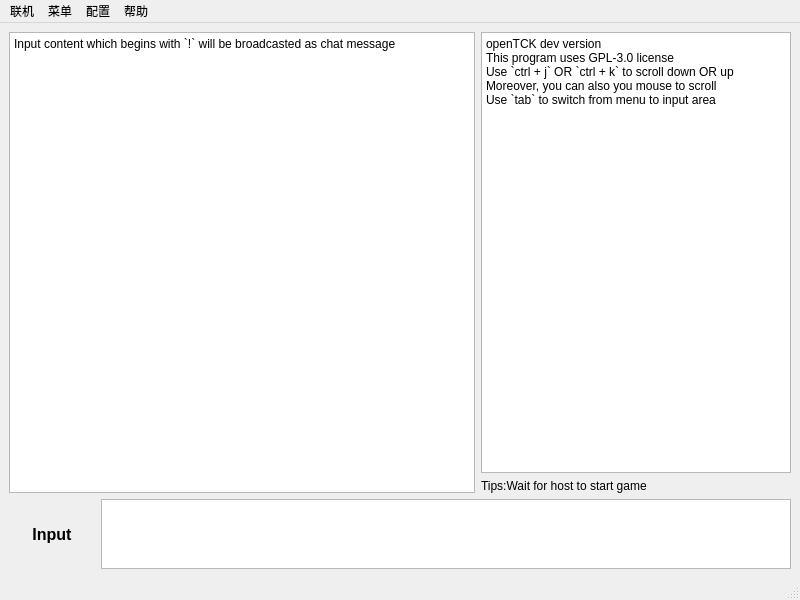
<?xml version="1.0" encoding="UTF-8"?>
<ui version="4.0">
 <class>MainWindow</class>
 <widget class="QMainWindow" name="MainWindow">
  <property name="geometry">
   <rect>
    <x>0</x>
    <y>0</y>
    <width>800</width>
    <height>600</height>
   </rect>
  </property>
  <property name="windowTitle">
   <string>MainWindow</string>
  </property>
  <widget class="QWidget" name="centralwidget">
   <layout class="QVBoxLayout" name="verticalLayout_4">
    <item>
     <layout class="QVBoxLayout" name="verticalLayout" stretch="9,1">
      <item>
       <layout class="QHBoxLayout" name="horizontalLayout_2" stretch="3,2">
        <item>
         <widget class="QTextBrowser" name="Chat_Area">
          <property name="html">
           <string>&lt;!DOCTYPE HTML PUBLIC &quot;-//W3C//DTD HTML 4.0//EN&quot; &quot;http://www.w3.org/TR/REC-html40/strict.dtd&quot;&gt;
&lt;html&gt;&lt;head&gt;&lt;meta name=&quot;qrichtext&quot; content=&quot;1&quot; /&gt;&lt;meta charset=&quot;utf-8&quot; /&gt;&lt;style type=&quot;text/css&quot;&gt;
p, li { white-space: pre-wrap; }
hr { height: 1px; border-width: 0; }
li.unchecked::marker { content: &quot;\2610&quot;; }
li.checked::marker { content: &quot;\2612&quot;; }
&lt;/style&gt;&lt;/head&gt;&lt;body style=&quot; font-family:'Microsoft YaHei UI'; font-size:9pt; font-weight:400; font-style:normal;&quot;&gt;
&lt;p style=&quot; margin-top:0px; margin-bottom:0px; margin-left:0px; margin-right:0px; -qt-block-indent:0; text-indent:0px;&quot;&gt;Input content which begins with `!` will be broadcasted as chat message&lt;/p&gt;&lt;/body&gt;&lt;/html&gt;</string>
          </property>
         </widget>
        </item>
        <item>
         <layout class="QVBoxLayout" name="verticalLayout_2">
          <item>
           <widget class="QTextBrowser" name="Status_Area">
            <property name="toolTip">
             <string>状态栏</string>
            </property>
            <property name="html">
             <string>&lt;!DOCTYPE HTML PUBLIC &quot;-//W3C//DTD HTML 4.0//EN&quot; &quot;http://www.w3.org/TR/REC-html40/strict.dtd&quot;&gt;
&lt;html&gt;&lt;head&gt;&lt;meta name=&quot;qrichtext&quot; content=&quot;1&quot; /&gt;&lt;meta charset=&quot;utf-8&quot; /&gt;&lt;style type=&quot;text/css&quot;&gt;
p, li { white-space: pre-wrap; }
hr { height: 1px; border-width: 0; }
li.unchecked::marker { content: &quot;\2610&quot;; }
li.checked::marker { content: &quot;\2612&quot;; }
&lt;/style&gt;&lt;/head&gt;&lt;body style=&quot; font-family:'Microsoft YaHei UI'; font-size:9pt; font-weight:400; font-style:normal;&quot;&gt;
&lt;p style=&quot; margin-top:0px; margin-bottom:0px; margin-left:0px; margin-right:0px; -qt-block-indent:0; text-indent:0px;&quot;&gt;openTCK dev version&lt;/p&gt;
&lt;p style=&quot; margin-top:0px; margin-bottom:0px; margin-left:0px; margin-right:0px; -qt-block-indent:0; text-indent:0px;&quot;&gt;This program uses GPL-3.0 license&lt;/p&gt;
&lt;p style=&quot; margin-top:0px; margin-bottom:0px; margin-left:0px; margin-right:0px; -qt-block-indent:0; text-indent:0px;&quot;&gt;Use `ctrl + j` OR `ctrl + k` to scroll down OR up&lt;/p&gt;
&lt;p style=&quot; margin-top:0px; margin-bottom:0px; margin-left:0px; margin-right:0px; -qt-block-indent:0; text-indent:0px;&quot;&gt;Moreover, you can also you mouse to scroll&lt;/p&gt;
&lt;p style=&quot; margin-top:0px; margin-bottom:0px; margin-left:0px; margin-right:0px; -qt-block-indent:0; text-indent:0px;&quot;&gt;Use `tab` to switch from menu to input area&lt;/p&gt;&lt;/body&gt;&lt;/html&gt;</string>
            </property>
           </widget>
          </item>
          <item>
           <widget class="QLabel" name="Tip_Area">
            <property name="toolTip">
             <string>这是提示框</string>
            </property>
            <property name="text">
             <string>Tips:Wait for host to start game</string>
            </property>
           </widget>
          </item>
         </layout>
        </item>
       </layout>
      </item>
      <item>
       <layout class="QHBoxLayout" name="horizontalLayout" stretch="1,8">
        <item>
         <widget class="QLabel" name="label">
          <property name="font">
           <font>
            <pointsize>12</pointsize>
            <italic>false</italic>
            <bold>true</bold>
            <underline>false</underline>
            <strikeout>false</strikeout>
            <kerning>true</kerning>
           </font>
          </property>
          <property name="text">
           <string>Input</string>
          </property>
          <property name="alignment">
           <set>Qt::AlignCenter</set>
          </property>
         </widget>
        </item>
        <item>
         <widget class="QPlainTextEdit" name="Input_Area"/>
        </item>
       </layout>
      </item>
     </layout>
    </item>
   </layout>
  </widget>
  <widget class="QMenuBar" name="menubar">
   <property name="geometry">
    <rect>
     <x>0</x>
     <y>0</y>
     <width>800</width>
     <height>21</height>
    </rect>
   </property>
   <widget class="QMenu" name="menu">
    <property name="title">
     <string>联机</string>
    </property>
    <addaction name="action1"/>
    <addaction name="action2"/>
   </widget>
   <widget class="QMenu" name="menu_2">
    <property name="title">
     <string>菜单</string>
    </property>
    <addaction name="action1_2"/>
   </widget>
   <widget class="QMenu" name="menu_3">
    <property name="title">
     <string>配置</string>
    </property>
    <addaction name="actionreset"/>
    <addaction name="separator"/>
    <addaction name="actionGamerule"/>
   </widget>
   <widget class="QMenu" name="menu_4">
    <property name="title">
     <string>帮助</string>
    </property>
   </widget>
   <addaction name="menu"/>
   <addaction name="menu_2"/>
   <addaction name="menu_3"/>
   <addaction name="menu_4"/>
  </widget>
  <widget class="QStatusBar" name="statusbar"/>
  <action name="action1">
   <property name="text">
    <string>新游戏</string>
   </property>
  </action>
  <action name="action2">
   <property name="text">
    <string>离开游戏</string>
   </property>
  </action>
  <action name="action1_2">
   <property name="text">
    <string>大厅列表</string>
   </property>
  </action>
  <action name="action2_2">
   <property name="text">
    <string>2</string>
   </property>
  </action>
  <action name="action3">
   <property name="text">
    <string>3</string>
   </property>
  </action>
  <action name="actionreset">
   <property name="text">
    <string>reset</string>
   </property>
  </action>
  <action name="actionGamerule">
   <property name="text">
    <string>Gamerule</string>
   </property>
  </action>
 </widget>
 <resources/>
 <connections/>
</ui>
